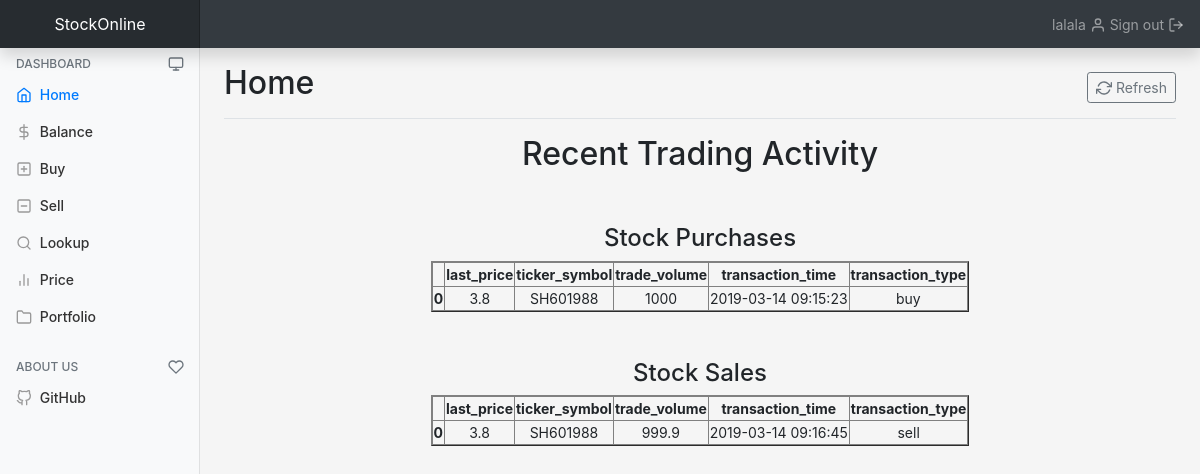
Page /dashboard/ (signed in) on the committed database.
### tables this page shows
CREATE TABLE orders(
		id INTEGER PRIMARY KEY AUTOINCREMENT,
		transaction_type VARCHAR(4) NOT NULL,
		transaction_time DATETIME NOT NULL,
		ticker_symbol VARCHAR(5) NOT NULL,
		trade_volume INTEGER NOT NULL,
		last_price FLOAT NOT NULL,
		username VARCHAR(16) NOT NULL,
		FOREIGN KEY(username) REFERENCES users(username)
	);

### core/controllers/dashboard.py (the view)
@controller.route("/", methods=["GET"])
def show_dashboard():
	if "username" in session:
		if session["username"] != "admin":
			buy_portfolio = model.get_orders_dataframe(session["username"], "buy", 10)
			sell_portfolio = model.get_orders_dataframe(session["username"], "sell", 10)
			return render_template("dashboard.html", \
									title="Home", \
									username=session["username"], \
									buy_portfolio=buy_portfolio, \
									sell_portfolio=sell_portfolio)
		else:
			return redirect(url_for("admin.show_dashboard"))
	else:
		return redirect(url_for("signup.show_signup"))

### core/models/model.py (called while the page is built)
def get_orders_dataframe(username, num, transaction_type):
	return mapper.get_orders_dataframe(username, num, transaction_type)

### core/templates/dashboard.html (shortened to what this page needs)
{% extends "base.html" %}
{% block content %}
    <div class="container-fluid">
        <div class="row">
            <nav class="col-md-2 d-none d-md-block bg-light sidebar">
                <div class="sidebar-sticky">
                    <h6 class="sidebar-heading d-flex justify-content-between align-items-center px-3 mb-1 text-muted">
                        <span>Dashboard</span>
                        <a class="d-flex align-items-center text-muted" href="{{ url_for('dashboard.show_dashboard') }}">
                            <span data-feather="monitor"></span>
                        </a>
                    </h6>
                    <ul class="nav flex-column">
                        <li class="nav-item">
                            <a class="nav-link active" href="{{ url_for('dashboard.show_dashboard') }}">
                                <span data-feather="home"></span>
                                Home
                            </a>
                        </li>
                        <li class="nav-item">
                            <a class="nav-link" href="{{ url_for('dashboard.show_balance') }}">
                                <span data-feather="dollar-sign"></span>
                                Balance
                            </a>
                        </li>
                        <li class="nav-item">
                            <a class="nav-link" href="{{ url_for('dashboard.show_buy') }}">
                                <span data-feather="plus-square"></span>
                                Buy
                            </a>
                        </li>
                        <li class="nav-item">
                            <a class="nav-link" href="{{ url_for('dashboard.show_sell') }}">
                                <span data-feather="minus-square"></span>
                                Sell
                            </a>
                        </li>
                        <li class="nav-item">
                            <a class="nav-link" href="{{ url_for('dashboard.show_lookup') }}">
                                <span data-feather="search"></span>
                                Lookup
                            </a>
                        </li>
                        <li class="nav-item">
                            <a class="nav-link" href="{{ url_for('dashboard.show_quote') }}">
                                <span data-feather="bar-chart-2"></span>
                                Price
                            </a>
                        </li>
                        <li class="nav-item">
                            <a class="nav-link" href="{{ url_for('dashboard.show_portfolio') }}">
                                <span data-feather="folder"></span>
                                Portfolio
                            </a>
                        </li>
                    </ul>
                    <h6 class="sidebar-heading d-flex justify-content-between align-items-center px-3 mt-4 mb-1 text-muted">
                        <span>About Us</span>
                        <a class="d-flex align-items-center text-muted" href="https://github.com/Asphelzhn/StockTrading" target="_blank">
                            <span data-feather="heart"></span>
                        </a>
                    </h6>
                    <ul class="nav flex-column mb-2">
                        <li class="nav-item">
                            <a class="nav-link" href="https://github.com/Asphelzhn/StockTrading" target="_blank">
                                <span data-feather="github"></span>
                                GitHub
                            </a>
                        </li>
                    </ul>
                </div>
            </nav>
            <main role="main" class="col-md-9 ml-sm-auto col-lg-10 px-4">
                <div class="d-flex justify-content-between flex-wrap flex-md-nowrap align-items-center pt-3 pb-2 mb-3 border-bottom">
                    <h1 class="h2">Home</h1>
                    <div class="btn-toolbar mb-2 mb-md-0">
                        <div class="btn-group">
                            <a href="{{ url_for('dashboard.show_dashboard') }}" class="btn btn-sm btn-outline-secondary">
                                <span data-feather="refresh-cw"></span>
                                Refresh
                            </a>
                        </div>
                    </div>
                </div>
                <center style="margin-bottom: 50px;">
                    <h2>Recent Trading Activity</h2><br/><br/>
                    <div class="col-md-9">
                        {% if buy_portfolio == "empty" and sell_portfolio == "empty" %}
                            <h4 style="color: #e74c3c;">There are no trades to display.</h4>
                            <h4 style="color: #e74c3c;">Navigate to the <a href="{{ url_for('dashboard.show_buy') }}">Buy menu</a> to execute a trade.</h4>
                        {% elif sell_portfolio == "empty" %}
                            {{ buy_portfolio | safe }}
                            <br/><br/><br/>
                            <h4>Stock Sales</h4>
                            <h4 style="color: #e74c3c;">You have not sold any stock.</h4>
                        {% else %}
                            {{ buy_portfolio | safe }}
                            <br/><br/><br/>
                            {{ sell_portfolio | safe }}
                        {% endif %}
                    </div>
                </center>
{% endblock content %}

### core/static/base-styles.css (style rules this page uses)
body { font-size: .875rem; }
.feather { width: 16px; height: 16px; vertical-align: text-bottom; }
.sidebar { position: fixed; top: 0; bottom: 0; left: 0; z-index: 100; padding: 48px 0 0; box-shadow: inset -1px 0 0 rgba(0, 0, 0, .1); }
.sidebar-sticky { position: relative; top: 0; height: calc(100vh - 48px); padding-top: .5rem; overflow-x: hidden; overflow-y: auto; }
.sidebar .nav-link { font-weight: 500; color: #333; }
.sidebar .nav-link .feather { margin-right: 4px; color: #999; }
.sidebar .nav-link.active { color: #007bff; }
.sidebar .nav-link:hover .feather, .sidebar .nav-link.active .feather { color: inherit; }
.sidebar-heading { font-size: .75rem; text-transform: uppercase; }
[role="main"] { padding-top: 48px; }
.border-bottom { border-bottom: 1px solid #e5e5e5; }

### core/static/extends-styles.css (style rules this page uses)
:root { --input-padding-x: .75rem; --input-padding-y: .75rem; }
html, body { height: 100%; }
body { -ms-flex-align: center; align-items: center; background-color: #f5f5f5; }

### rows in the picture
orders: transaction_type "Stock Purchases last_price ticker_symbol trade_volume transaction_time transaction_type 0 3.8 SH601988 1000 2019-03-14 09:15:23 buy"
orders: transaction_type "Stock Sales last_price ticker_symbol trade_volume transaction_time transaction_type 0 3.8 SH601988 999.9 2019-03-14 09:16:45 sell"

### other values in the picture
{{ username }} "lalala"
